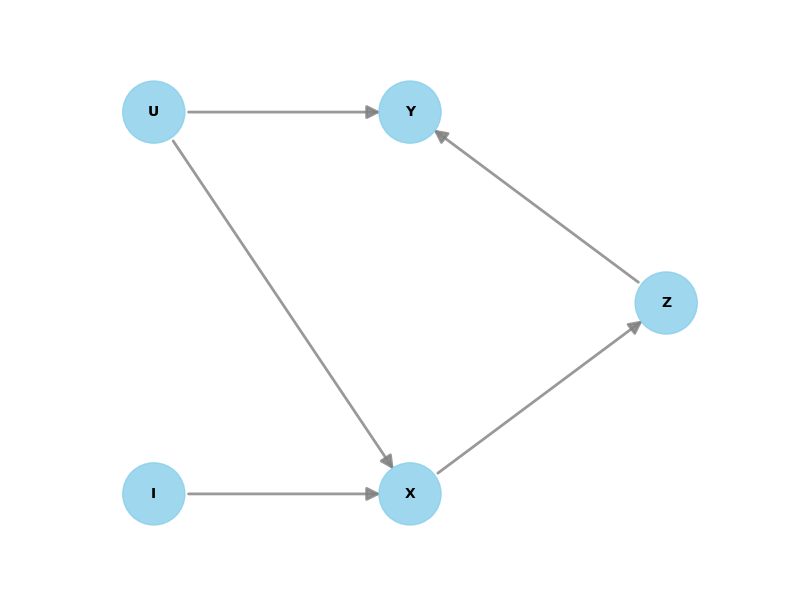
#> input picture Causality/causal_model.png, 800 x 600 px, given in place of the camera
$ jupyter execute --allow-errors 'Lab 4 - Color.ipynb'   (shell and % lines are left out)   (older library calls are emulated)   (text cells are left out)
#> lines starting #> are read from the running program, lines starting #| are printed output that depends on the picture; after the words box and inside, x2 and y2 are one past the last pixel; in counts of white or black regions, pixels touching at a corner belong together
#> the sliders are set to minValue = 1, maxValue = 1
[cell 1]
import cv2
import math
import time
import threading
import numpy as np
import random as rng
from matplotlib import pyplot as plt
from ipywidgets import interact,interactive
import ipywidgets as widgets
from IPython.display import display, HTML,clear_output
import IPython.display

[cell 2]
inputImage = cv2.imread("assets/lena_std.tif",cv2.IMREAD_GRAYSCALE)
def grayscaleThresholding(minValue,maxValue):
    thresholdImage = np.logical_and(inputImage > minValue, inputImage < maxValue)
    inputImageCopy = inputImage.copy()
    cv2.rectangle(inputImageCopy,(250,400),(340,500),255,3)
    cropRegion = inputImage[400:500,250:340]

    plt.figure(figsize=(10,10))
    plt.subplot(131)
    plt.title("Lena Image")
    plt.imshow(inputImageCopy, cmap='gray')

    plt.subplot(132)
    plt.title("Segmentation Mask")
    plt.imshow(thresholdImage, cmap='gray')

    plt.subplot(133)
    plt.title("Pixel Value Distribution")
    plt.hist(cropRegion,range=(0,255))
    plt.show()
#> (the rest of this cell did not finish here and is left out)

[cell 3]
bMin = 50; bMax = 170
gMin = 70; gMax = 180
rMin = 90; rMax = 220
cameraNo = 0

[cell 4]
# You can press "Interupt Kernel Button to stop webcam"
inputStream = cv2.VideoCapture(cameraNo)
try:
    while True:
        _, videoFrameBGR = inputStream.read()
#> videoFrameBGR is the input picture: shape (600, 800, 3); mean B, G, R 253.5, 252.7, 250.9
        if videoFrameBGR is not None:
            outputVideoFrameBGR = videoFrameBGR.copy()

            # Draw ROI
            cv2.rectangle(outputVideoFrameBGR,(100,100),(200,200),(0,255,0),3)
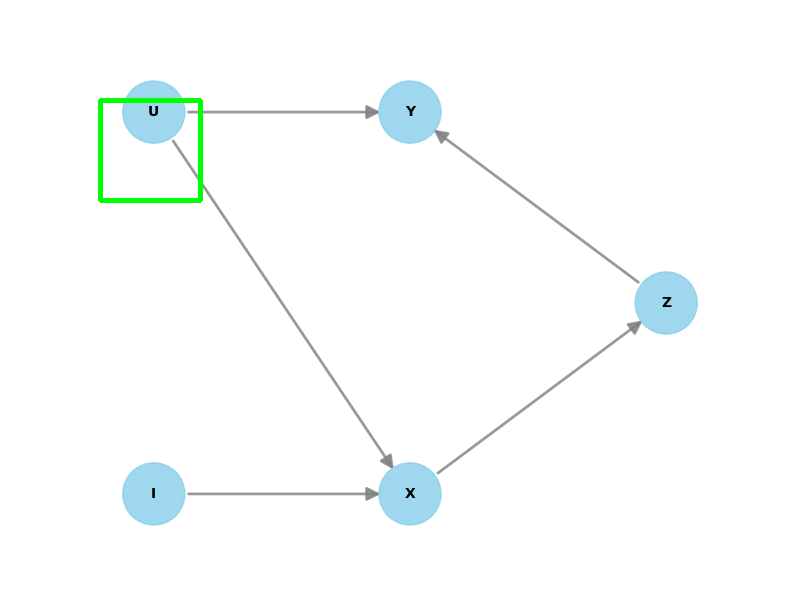
#> outputVideoFrameBGR: shape (600, 800, 3); 0.41% of pixels changed, all inside (x1, y1, x2, y2) = (98, 98, 203, 203)
            # Cropped Region
            croppedRegion = videoFrameBGR[100:200,100:200,:]
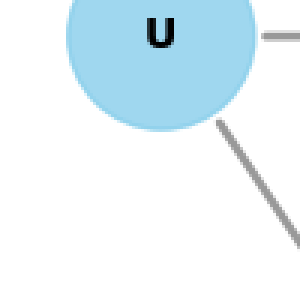
#> croppedRegion: shape (100, 100, 3) (shown 3 times larger); mean B, G, R 248.2, 242.7, 229.8


            mask = cv2.inRange(videoFrameBGR,(bMin,gMin,rMin),(bMax,gMax,rMax))[:,:,np.newaxis]
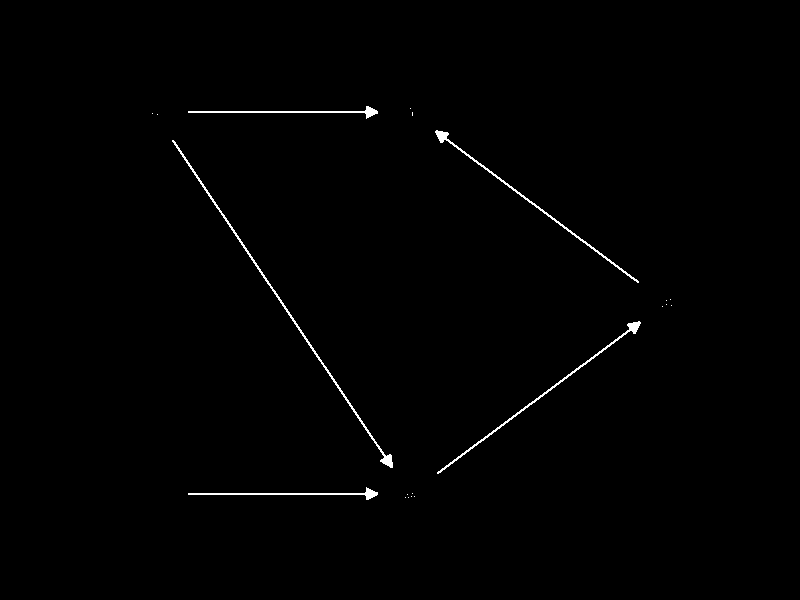
#> mask: shape (600, 800, 1); 0.65% white in thin lines or dots, all inside (x1, y1, x2, y2) = (152, 106, 672, 500)
            mask = np.repeat(mask,3,axis=2)

            ## Draw Min/Max pixel value in BGR order on image
            cv2.putText(outputVideoFrameBGR,str(np.min(croppedRegion[:,:,0]))+'/'+str(np.min(croppedRegion[:,:,1]))+'/'+str(np.min(croppedRegion[:,:,2])),(20,20),cv2.FONT_HERSHEY_SIMPLEX,1.0,(0,0,255))
            cv2.putText(outputVideoFrameBGR,str(np.max(croppedRegion[:,:,0]))+'/'+str(np.max(croppedRegion[:,:,1]))+'/'+str(np.max(croppedRegion[:,:,2])),(20,50),cv2.FONT_HERSHEY_SIMPLEX,1.0,(0,0,255))
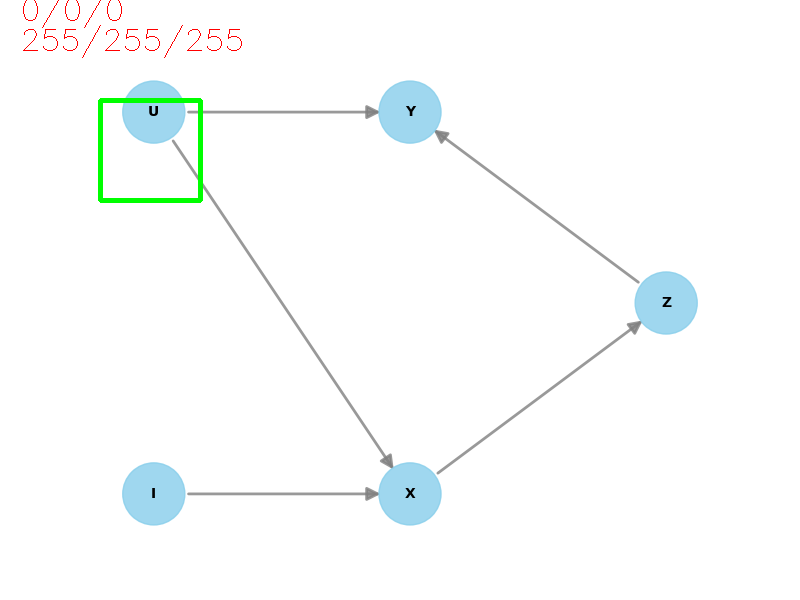
#> outputVideoFrameBGR: shape (600, 800, 3); mean B, G, R 252.1, 252.4, 249.9

            outputVideoFrameBGR = np.hstack((outputVideoFrameBGR,mask))
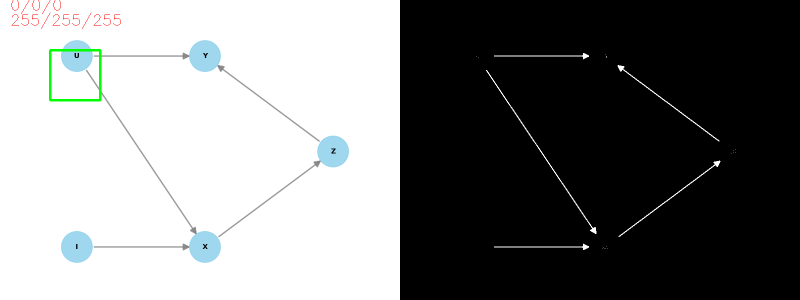
#> outputVideoFrameBGR: shape (600, 1600, 3) (shown at 1/2 size); mean B, G, R 126.9, 127, 125.8

            # Encode image as jpg numpy array
            _, buf = cv2.imencode(".jpg", outputVideoFrameBGR)
            # Draw result
            IPython.display.display(IPython.display.Image(data=buf))

            clear_output(wait=True)
        else:
            print("Cannot Open Webcam, hw problem?")
            break
except KeyboardInterrupt:
    print ("Stream stopped")
inputStream.release()
